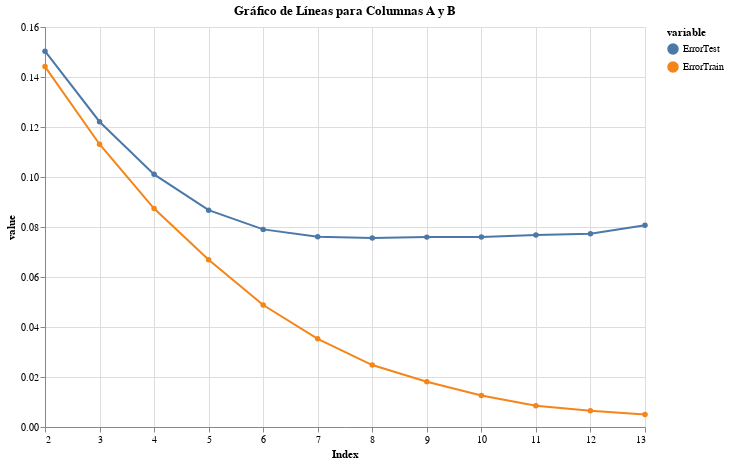

Notebook source saved alongside this figure:
### Code cell
# Supongamos que tienes un DataFrame llamado 'df' con columnas "indice", "columna_A" y "columna_B"

# Convertir el DataFrame de pandas a un formato aceptado por Altair
df_altair = pd.melt(df_curve, id_vars=['Index'], value_vars=['ErrorTest', 'ErrorTrain'])

# Crear el gráfico de líneas divididas por color en Altair
line_chart = alt.Chart(df_altair).mark_line(point=True).encode(
    x='Index:Q',
    y='value:Q',
    color='variable:N'
).properties(
    width=600,
    height=400,
    title='Gráfico de Líneas para Columnas A y B'
)

# Mostrar el gráfico
line_chart

### Figure 1 — Vega-Lite specification as saved in the notebook (floating-point values rounded to 4 significant figures)
{"config": {"view": {"continuousWidth": 300, "continuousHeight": 300}}, "data": {"name": "data-df0680bdbe9e3ea6fa28e962c724d899"}, "mark": {"type": "line", "point": true}, "encoding": {"color": {"field": "variable", "type": "nominal"}, "x": {"field": "Index", "type": "quantitative"}, "y": {"field": "value", "type": "quantitative"}}, "height": 400, "title": "Gráfico de Líneas para Columnas A y B", "width": 600, "$schema": "https://vega.github.io/schema/vega-lite/v5.14.1.json", "datasets": {"data-df0680bdbe9e3ea6fa28e962c724d899": [{"Index": 2, "variable": "ErrorTest", "value": 0.1503}, {"Index": 3, "variable": "ErrorTest", "value": 0.1221}, {"Index": 4, "variable": "ErrorTest", "value": 0.1011}, {"Index": 5, "variable": "ErrorTest", "value": 0.08674}, {"Index": 6, "variable": "ErrorTest", "value": 0.07905}, {"Index": 7, "variable": "ErrorTest", "value": 0.07612}, {"Index": 8, "variable": "ErrorTest", "value": 0.07556}, {"Index": 9, "variable": "ErrorTest", "value": 0.07595}, {"Index": 10, "variable": "ErrorTest", "value": 0.07597}, {"Index": 11, "variable": "ErrorTest", "value": 0.07684}, {"Index": 12, "variable": "ErrorTest", "value": 0.07728}, {"Index": 13, "variable": "ErrorTest", "value": 0.08073}, {"Index": 2, "variable": "ErrorTrain", "value": 0.1442}, {"Index": 3, "variable": "ErrorTrain", "value": 0.1131}, {"Index": 4, "variable": "ErrorTrain", "value": 0.08738}, {"Index": 5, "variable": "ErrorTrain", "value": 0.06691}, {"Index": 6, "variable": "ErrorTrain", "value": 0.04878}, {"Index": 7, "variable": "ErrorTrain", "value": 0.03527}, {"Index": 8, "variable": "ErrorTrain", "value": 0.02477}, {"Index": 9, "variable": "ErrorTrain", "value": 0.01807}, {"Index": 10, "variable": "ErrorTrain", "value": 0.0126}, {"Index": 11, "variable": "ErrorTrain", "value": 0.008466}, {"Index": 12, "variable": "ErrorTrain", "value": 0.006518}, {"Index": 13, "variable": "ErrorTrain", "value": 0.00502}]}}
